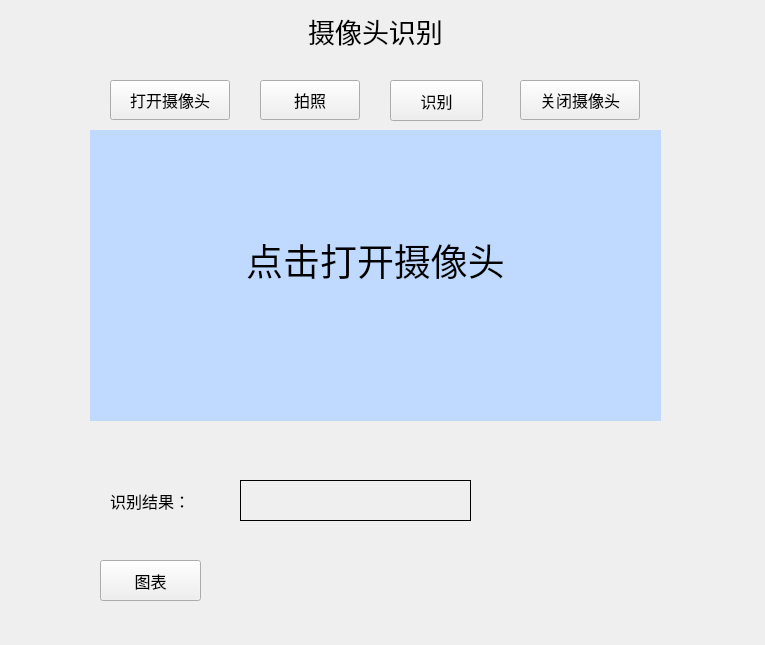
<?xml version="1.0" encoding="UTF-8"?>
<ui version="4.0">
 <class>MainWindow</class>
 <widget class="QMainWindow" name="MainWindow">
  <property name="windowModality">
   <enum>Qt::NonModal</enum>
  </property>
  <property name="geometry">
   <rect>
    <x>0</x>
    <y>0</y>
    <width>765</width>
    <height>645</height>
   </rect>
  </property>
  <property name="minimumSize">
   <size>
    <width>765</width>
    <height>645</height>
   </size>
  </property>
  <property name="maximumSize">
   <size>
    <width>16777215</width>
    <height>16777215</height>
   </size>
  </property>
  <property name="windowTitle">
   <string>Qt-Camera （思绪无限）</string>
  </property>
  <property name="windowIcon">
   <iconset resource="icon.qrc">
    <normaloff>:/newPrefix/pic/pai.png</normaloff>:/newPrefix/pic/pai.png</iconset>
  </property>
  <property name="toolTip">
   <string/>
  </property>
  <property name="autoFillBackground">
   <bool>false</bool>
  </property>
  <property name="tabShape">
   <enum>QTabWidget::Rounded</enum>
  </property>
  <widget class="QWidget" name="centralwidget">
   <widget class="QLabel" name="label_face">
    <property name="geometry">
     <rect>
      <x>90</x>
      <y>130</y>
      <width>571</width>
      <height>291</height>
     </rect>
    </property>
    <property name="sizePolicy">
     <sizepolicy hsizetype="Expanding" vsizetype="Expanding">
      <horstretch>0</horstretch>
      <verstretch>0</verstretch>
     </sizepolicy>
    </property>
    <property name="minimumSize">
     <size>
      <width>0</width>
      <height>0</height>
     </size>
    </property>
    <property name="maximumSize">
     <size>
      <width>16777215</width>
      <height>16777215</height>
     </size>
    </property>
    <property name="font">
     <font>
      <family>楷体</family>
      <pointsize>16</pointsize>
     </font>
    </property>
    <property name="layoutDirection">
     <enum>Qt::LeftToRight</enum>
    </property>
    <property name="styleSheet">
     <string notr="true">background-color: rgb(192, 218, 255);</string>
    </property>
    <property name="text">
     <string>&lt;html&gt;&lt;head/&gt;&lt;body&gt;&lt;p align=&quot;center&quot;&gt;&lt;img src=&quot;:/newPrefix/pic/Hint.png&quot;/&gt;&lt;span style=&quot; font-size:28pt;&quot;&gt;点击打开摄像头&lt;/span&gt;&lt;br/&gt;&lt;/p&gt;&lt;/body&gt;&lt;/html&gt;</string>
    </property>
    <property name="alignment">
     <set>Qt::AlignCenter</set>
    </property>
   </widget>
   <widget class="QLabel" name="label">
    <property name="geometry">
     <rect>
      <x>10</x>
      <y>10</y>
      <width>731</width>
      <height>41</height>
     </rect>
    </property>
    <property name="sizePolicy">
     <sizepolicy hsizetype="MinimumExpanding" vsizetype="Preferred">
      <horstretch>0</horstretch>
      <verstretch>0</verstretch>
     </sizepolicy>
    </property>
    <property name="font">
     <font>
      <family>华文隶书</family>
      <pointsize>20</pointsize>
     </font>
    </property>
    <property name="text">
     <string>摄像头识别</string>
    </property>
    <property name="alignment">
     <set>Qt::AlignCenter</set>
    </property>
   </widget>
   <widget class="QPushButton" name="pushButton_open">
    <property name="geometry">
     <rect>
      <x>110</x>
      <y>80</y>
      <width>120</width>
      <height>40</height>
     </rect>
    </property>
    <property name="minimumSize">
     <size>
      <width>100</width>
      <height>40</height>
     </size>
    </property>
    <property name="maximumSize">
     <size>
      <width>120</width>
      <height>40</height>
     </size>
    </property>
    <property name="font">
     <font>
      <family>华文彩云</family>
      <pointsize>12</pointsize>
     </font>
    </property>
    <property name="toolTip">
     <string>点击打开摄像头</string>
    </property>
    <property name="text">
     <string>打开摄像头</string>
    </property>
    <property name="icon">
     <iconset resource="icon.qrc">
      <normaloff>:/newPrefix/pic/g1.png</normaloff>:/newPrefix/pic/g1.png</iconset>
    </property>
   </widget>
   <widget class="QPushButton" name="pushButton_take">
    <property name="geometry">
     <rect>
      <x>260</x>
      <y>80</y>
      <width>100</width>
      <height>40</height>
     </rect>
    </property>
    <property name="sizePolicy">
     <sizepolicy hsizetype="Fixed" vsizetype="Fixed">
      <horstretch>0</horstretch>
      <verstretch>0</verstretch>
     </sizepolicy>
    </property>
    <property name="minimumSize">
     <size>
      <width>100</width>
      <height>40</height>
     </size>
    </property>
    <property name="maximumSize">
     <size>
      <width>100</width>
      <height>40</height>
     </size>
    </property>
    <property name="font">
     <font>
      <family>华文彩云</family>
      <pointsize>12</pointsize>
     </font>
    </property>
    <property name="toolTip">
     <string>点击拍照</string>
    </property>
    <property name="text">
     <string>拍照</string>
    </property>
    <property name="icon">
     <iconset resource="icon.qrc">
      <normaloff>:/newPrefix/pic/pai.png</normaloff>:/newPrefix/pic/pai.png</iconset>
    </property>
   </widget>
   <widget class="QPushButton" name="pushButton_close">
    <property name="geometry">
     <rect>
      <x>520</x>
      <y>80</y>
      <width>120</width>
      <height>40</height>
     </rect>
    </property>
    <property name="minimumSize">
     <size>
      <width>100</width>
      <height>40</height>
     </size>
    </property>
    <property name="maximumSize">
     <size>
      <width>130</width>
      <height>40</height>
     </size>
    </property>
    <property name="font">
     <font>
      <family>华文彩云</family>
      <pointsize>12</pointsize>
     </font>
    </property>
    <property name="toolTip">
     <string>点击关闭摄像头</string>
    </property>
    <property name="text">
     <string>关闭摄像头</string>
    </property>
    <property name="icon">
     <iconset resource="icon.qrc">
      <normaloff>:/newPrefix/pic/down.png</normaloff>:/newPrefix/pic/down.png</iconset>
    </property>
   </widget>
   <widget class="QPushButton" name="pushButton">
    <property name="geometry">
     <rect>
      <x>390</x>
      <y>80</y>
      <width>93</width>
      <height>41</height>
     </rect>
    </property>
    <property name="font">
     <font>
      <family>华文彩云</family>
      <pointsize>12</pointsize>
     </font>
    </property>
    <property name="text">
     <string>识别</string>
    </property>
   </widget>
   <widget class="QLabel" name="label_2">
    <property name="geometry">
     <rect>
      <x>100</x>
      <y>130</y>
      <width>551</width>
      <height>421</height>
     </rect>
    </property>
    <property name="frameShape">
     <enum>QFrame::NoFrame</enum>
    </property>
    <property name="text">
     <string/>
    </property>
    <property name="alignment">
     <set>Qt::AlignCenter</set>
    </property>
   </widget>
   <widget class="QLabel" name="label_3">
    <property name="geometry">
     <rect>
      <x>110</x>
      <y>480</y>
      <width>91</width>
      <height>41</height>
     </rect>
    </property>
    <property name="font">
     <font>
      <family>微软雅黑 Light</family>
      <pointsize>12</pointsize>
     </font>
    </property>
    <property name="text">
     <string>识别结果：</string>
    </property>
   </widget>
   <widget class="QLabel" name="label_4">
    <property name="geometry">
     <rect>
      <x>240</x>
      <y>480</y>
      <width>231</width>
      <height>41</height>
     </rect>
    </property>
    <property name="font">
     <font>
      <family>AcadEref</family>
      <pointsize>12</pointsize>
     </font>
    </property>
    <property name="frameShape">
     <enum>QFrame::Box</enum>
    </property>
    <property name="text">
     <string/>
    </property>
   </widget>
   <widget class="QPushButton" name="pushButton_2">
    <property name="geometry">
     <rect>
      <x>100</x>
      <y>560</y>
      <width>101</width>
      <height>41</height>
     </rect>
    </property>
    <property name="font">
     <font>
      <family>华文彩云</family>
      <pointsize>12</pointsize>
     </font>
    </property>
    <property name="text">
     <string>图表</string>
    </property>
   </widget>
   <zorder>label_face</zorder>
   <zorder>label</zorder>
   <zorder>pushButton_open</zorder>
   <zorder>pushButton_take</zorder>
   <zorder>pushButton_close</zorder>
   <zorder>pushButton</zorder>
   <zorder>label_3</zorder>
   <zorder>label_4</zorder>
   <zorder>pushButton_2</zorder>
   <zorder>label_2</zorder>
  </widget>
  <action name="actionGoogle_Translate">
   <property name="text">
    <string>Google Translate</string>
   </property>
  </action>
  <action name="actionHTML_type">
   <property name="text">
    <string>HTML type</string>
   </property>
  </action>
  <action name="actionsoftware_version">
   <property name="text">
    <string>software version</string>
   </property>
  </action>
 </widget>
 <resources>
  <include location="icon.qrc"/>
 </resources>
 <connections/>
</ui>
